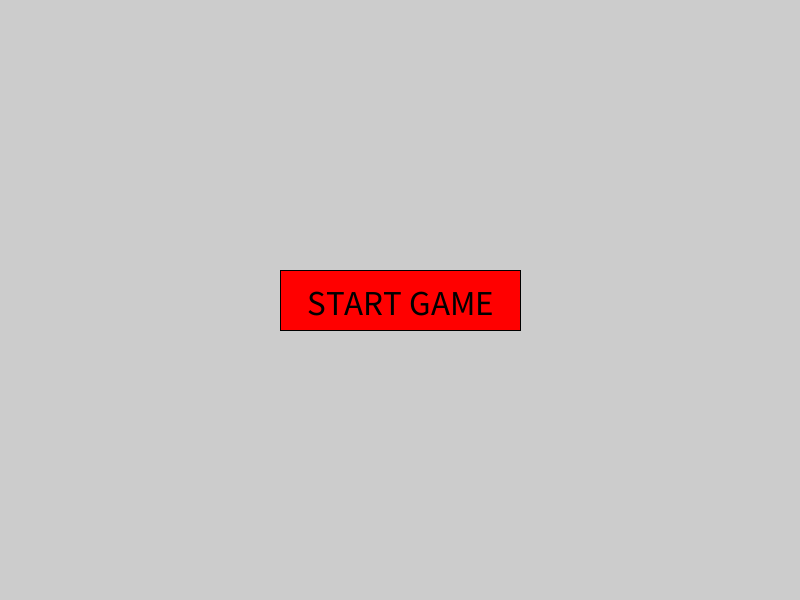
Frame 1 (no input)
Frame 60 (the mouse pressed at the canvas centre just before this capture): identical to frame 1, image omitted
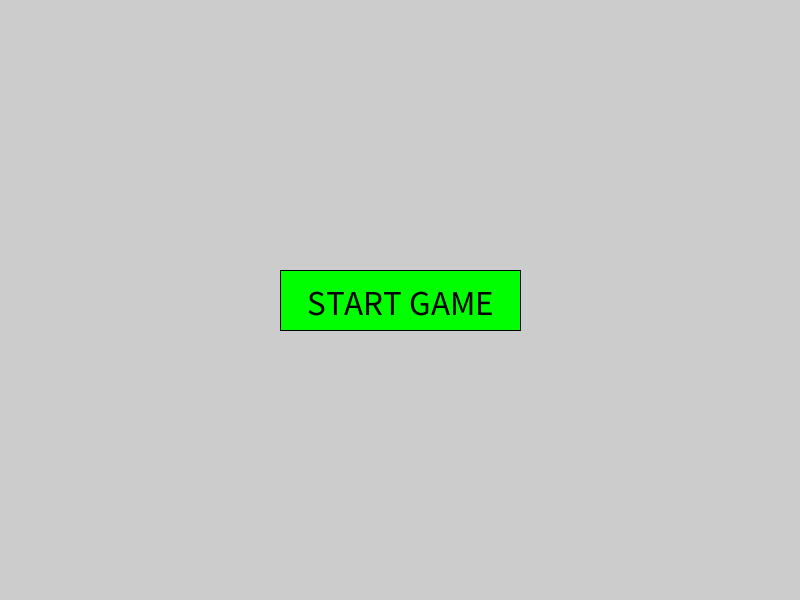
Frame 120 (the mouse held since frame 60 and released just before this capture)

The Processing sketch that drew these frames (run headless with seeded random() and noise(); from frame 60 on, the mouse is pressed at the canvas centre):

// Processing sketch: Lec8_1
// ── Lec8_1.pde
float x = 0;
float y = 0;
float speed = 4.0;
float time=60;

float x1 = 0;
float y1 = 0;
float w1 = 0;
float h1 = 0;

float t = 0;

float locx = 0;
float locy = 0;
float velocityX = 0;
float velocityY = 0;

float charH = 300;
float charW = 250;

float left = 0;
float right = 0;
float up = 0;
float down = 0;
PFont dinFont;
PFont blackFont;

boolean gameStart = false;
boolean failState=false;
boolean buttonState=false;
boolean mouseState=false;

boolean scene1 = true;
boolean scene2 = false;
boolean scene3 = false;

void setup()
{
  size(800, 600);
  w1 = 240;
  h1 = 60;
  x1 = width*0.5 - w1 * 0.5;
  y1 = height*0.5 - h1 *0.5;

  initGame();
}

void initGame() {
  velocityX = random(-5, 5);
  velocityY = random(-5, 5);
  locx = width*0.5;
  locy = height*0.5; 

  t = millis()/1000;
  speed = 2.0;

  x = 0;
  y = 0;
}

void draw() {

  if (scene2 == true && scene3 == false) {
    background(255);
    noStroke();
    x += (right - left) * speed;
    y += (down - up) * speed;

    if (gameStart == true) {  
      locx = locx + velocityX;
      locy = locy + velocityY;
    }
    if (x>675) {
      x=675;
    }  
    if (x<125) {
      x=125;
    }  
    if (y>350) {
      y=350;
    }  
    if (y<117) {
      y=117;
    } 
    pushMatrix();
    fill(255, 204, 150);
    ellipse(x, y, 200, 200);
    ellipse(x-100, y, 50, 50);
    ellipse(x+100, y, 50, 50);
    rect(x-50, y-50, 100, 300);


    fill(#000000);
    ellipse(x-40, y, 40, 30);
    ellipse(x+40, y, 40, 30);
    rect(x-50, y-110, 10, 40);
    rect(x-30, y-115, 10, 40);
    rect(x-10, y-117, 10, 40);
    rect(x+10, y-115, 10, 40);
    rect(x+30, y-110, 10, 40);
    rect(x-7, y+35, 15, 20);
    rect(x-50, y+130, 100, 120);

    fill(#FFFFFF);
    ellipse(x-40, y+5, 20, 20);
    ellipse(x+40, y+5, 20, 20);
    triangle(x-10, y+130, x+10, y+130, x, y+160);
    triangle(x, y+140, x-15, y+210, x+15, y+210);
    popMatrix();

    if (locx-15 < 0 || locx+15 > width) {
      velocityX = velocityX*-1;
    }

    if (locy-15 < 0 || locy+15 > height) {
      velocityY = velocityY*-1;
    }
    if (gameStart == true) {
      pushStyle();
      fill(#000000);
      ellipse(locx, locy, 30, 30);
      popStyle();
    }

    if ((x-125) + charW > locx   && (x-125) < locx   && (y-117) + (charH+66) > locy  && (y-117) < locy ) {
      failState = true;
    } else {
      failState = false;
    }
    fill(255, 0, 0);
    textSize(32);
    textAlign(LEFT);
    text("Speed: " + speed, width - 180, 80);

    if (gameStart == true) {
      pushStyle();
      fill(255, 0, 0);
      textSize(32);
      textAlign(LEFT);
      text("Time: " + time, width - 180, 40);
      popStyle();
      if (time > -1) {
        time = 60 - millis()/1000 + t;
      }
      if (time < 0) {
        failState = true;
      }
    }
    pushStyle();
    noStroke();
    noFill();
    stroke(255, 0, 0);
    rect(x-125, y-117, charW, charH+66);
    popStyle();

    if (failState == true) {
      scene2 = false;
      scene3 = true;
      buttonState = false;
      mouseState = false;
      gameStart = false;
    }
  }
  if (scene1 == true) {
    pushMatrix();
    pushStyle();
    if (buttonState == true) {
      fill(0, 255, 0);
    }
    if (buttonState == false) {
      fill(255, 0, 0);
    }
    if (mouseState == false) {
      rect( x1, y1, w1, h1);
    }
    popStyle();
    popMatrix();

    if (gameStart == false) {
      pushStyle();
      fill(0);

      textSize(35);
      textAlign(CENTER);
      text("START GAME", width * 0.5, height*0.5 + 15);
      popStyle();
    }
  }

  if (scene3 == true) {
    initGame();
    cursor();
    background(255);
    pushStyle();
    fill(0);
    textSize(90);
    textAlign(CENTER);
    text("GAME OVER", width * 0.5, height*0.5 - 50);
    popStyle();

    pushMatrix();
    pushStyle();
    if (buttonState == true) {
      fill(0, 255, 0);
    }
    if (buttonState == false) {
      fill(255, 0, 0);
    }
    if (mouseState == false) {
      rect( x1, y1, w1, h1);
    }
    popStyle();
    popMatrix();

    pushStyle();
    fill(0);
    textSize(35);
    textAlign(CENTER);
    text("RESTART", width * 0.5, height*0.5 + 15);
    popStyle();
  }
}


void mouseReleased() {
  if (buttonState == true) {
    mouseState = true;
    scene1 = false;
    scene2 = true;
    scene3 = false;
    gameStart = true;
    noCursor();
  }
}

void mousePressed() {
  if (mouseX > x1 && mouseX < x1 + w1 && mouseY > y1 && mouseY < y1 + h1 && gameStart == false) {
    buttonState = true;
  } else {
    if (gameStart == false) { 
      buttonState = false;
    }
  }
}

void keyReleased()
{
  if (key == CODED)
  {
    if (keyCode == LEFT)
    {
      left = 0;
    }
    if (keyCode == RIGHT)
    {
      right = 0;
    }

    if (keyCode == UP)
    {
      up = 0;
    }
    if (keyCode == DOWN)
    {
      down = 0;
    }
  }
}

void keyPressed()
{
  if (gameStart == true) {
    if (key== 'z') {
      speed = speed +1;
    }
    if (key== 'x') {
      speed = speed -1;
    }
    if (key == CODED)
    {
      if (keyCode == LEFT)
      {
        left = 1;
      }
      if (keyCode == RIGHT)
      {
        right = 1;
      }

      if (keyCode == UP)
      {
        up = 1;
      }
      if (keyCode == DOWN)
      {
        down = 1;
      }
    }
    gameStart = true;
  }
}
